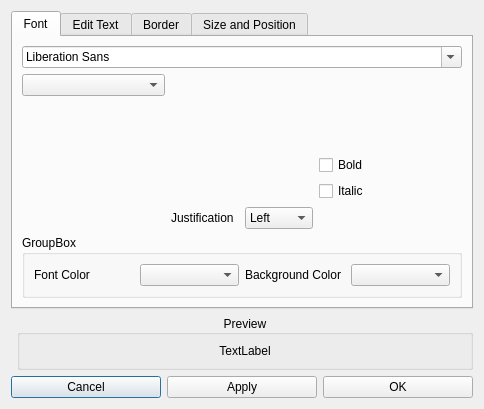
<?xml version="1.0" encoding="UTF-8"?>
<ui version="4.0">
 <class>PositionablePropertiesUtil</class>
 <widget class="QDialog" name="PositionablePropertiesUtil">
  <property name="geometry">
   <rect>
    <x>0</x>
    <y>0</y>
    <width>484</width>
    <height>409</height>
   </rect>
  </property>
  <property name="windowTitle">
   <string>Dialog</string>
  </property>
  <layout class="QFormLayout" name="formLayout_2">
   <property name="fieldGrowthPolicy">
    <enum>QFormLayout::AllNonFixedFieldsGrow</enum>
   </property>
   <item row="2" column="0" colspan="2">
    <layout class="QHBoxLayout" name="horizontalLayout_4">
     <item>
      <widget class="QPushButton" name="cancel">
       <property name="text">
        <string>Cancel</string>
       </property>
      </widget>
     </item>
     <item>
      <widget class="QPushButton" name="applyButton">
       <property name="text">
        <string>Apply</string>
       </property>
      </widget>
     </item>
     <item>
      <widget class="QPushButton" name="okButton">
       <property name="text">
        <string>OK</string>
       </property>
      </widget>
     </item>
    </layout>
   </item>
   <item row="0" column="0" colspan="2">
    <widget class="QTabWidget" name="tabWidget">
     <property name="currentIndex">
      <number>0</number>
     </property>
     <widget class="QWidget" name="tab">
      <attribute name="title">
       <string>Font</string>
      </attribute>
      <layout class="QGridLayout" name="gridLayout_2">
       <item row="1" column="0">
        <widget class="QComboBox" name="fontSizeField"/>
       </item>
       <item row="5" column="1">
        <layout class="QHBoxLayout" name="horizontalLayout_5">
         <item>
          <widget class="QLabel" name="label_9">
           <property name="text">
            <string>Justification</string>
           </property>
          </widget>
         </item>
         <item>
          <widget class="QComboBox" name="_justificationCombo">
           <item>
            <property name="text">
             <string>Left</string>
            </property>
           </item>
           <item>
            <property name="text">
             <string>Right</string>
            </property>
           </item>
           <item>
            <property name="text">
             <string>Center</string>
            </property>
           </item>
          </widget>
         </item>
        </layout>
       </item>
       <item row="3" column="2">
        <widget class="QCheckBox" name="bold">
         <property name="text">
          <string>Bold</string>
         </property>
        </widget>
       </item>
       <item row="0" column="0" colspan="3">
        <widget class="QFontComboBox" name="fontComboBox"/>
       </item>
       <item row="4" column="2">
        <widget class="QCheckBox" name="italic">
         <property name="text">
          <string>Italic</string>
         </property>
        </widget>
       </item>
       <item row="2" column="1">
        <widget class="QLabel" name="label_10">
         <property name="text">
          <string/>
         </property>
        </widget>
       </item>
       <item row="6" column="0" colspan="3">
        <widget class="QGroupBox" name="groupBox_2">
         <property name="title">
          <string>GroupBox</string>
         </property>
         <layout class="QHBoxLayout" name="horizontalLayout_7">
          <item>
           <layout class="QHBoxLayout" name="horizontalLayout_6">
            <item>
             <widget class="QLabel" name="lbFontColor">
              <property name="text">
               <string>Font Color</string>
              </property>
             </widget>
            </item>
            <item>
             <widget class="QComboBox" name="fontColor"/>
            </item>
            <item>
             <widget class="QLabel" name="lbBackgroundColor">
              <property name="text">
               <string>Background Color</string>
              </property>
             </widget>
            </item>
            <item>
             <widget class="QComboBox" name="backgroundColor"/>
            </item>
           </layout>
          </item>
         </layout>
        </widget>
       </item>
      </layout>
     </widget>
     <widget class="QWidget" name="tab_2">
      <attribute name="title">
       <string>Edit Text</string>
      </attribute>
      <widget class="QWidget" name="layoutWidget">
       <property name="geometry">
        <rect>
         <x>10</x>
         <y>20</y>
         <width>227</width>
         <height>29</height>
        </rect>
       </property>
       <layout class="QHBoxLayout" name="horizontalLayout_3">
        <item>
         <widget class="QLabel" name="label_4">
          <property name="text">
           <string>Text Value</string>
          </property>
         </widget>
        </item>
        <item>
         <widget class="QLineEdit" name="textField"/>
        </item>
       </layout>
      </widget>
     </widget>
     <widget class="QWidget" name="tab_3">
      <attribute name="title">
       <string>Border</string>
      </attribute>
      <layout class="QFormLayout" name="formLayout">
       <item row="0" column="0">
        <layout class="QHBoxLayout" name="horizontalLayout">
         <item>
          <widget class="QLabel" name="label">
           <property name="text">
            <string>Border Color</string>
           </property>
          </widget>
         </item>
         <item>
          <widget class="QComboBox" name="borderColorCombo"/>
         </item>
        </layout>
       </item>
       <item row="1" column="0">
        <widget class="QSplitter" name="splitter">
         <property name="orientation">
          <enum>Qt::Horizontal</enum>
         </property>
         <widget class="QLabel" name="label_2">
          <property name="text">
           <string>Border Size</string>
          </property>
         </widget>
         <widget class="QSpinBox" name="borderSize"/>
        </widget>
       </item>
       <item row="2" column="0">
        <layout class="QHBoxLayout" name="horizontalLayout_2">
         <item>
          <widget class="QLabel" name="label_3">
           <property name="text">
            <string>Margin Size</string>
           </property>
          </widget>
         </item>
         <item>
          <widget class="QSpinBox" name="marginSize"/>
         </item>
        </layout>
       </item>
      </layout>
     </widget>
     <widget class="QWidget" name="tab_4">
      <attribute name="title">
       <string>Size and Position</string>
      </attribute>
      <layout class="QGridLayout" name="gridLayout">
       <item row="3" column="1">
        <widget class="QSpinBox" name="height">
         <property name="minimum">
          <number>0</number>
         </property>
        </widget>
       </item>
       <item row="2" column="1">
        <widget class="QSpinBox" name="width">
         <property name="minimum">
          <number>0</number>
         </property>
        </widget>
       </item>
       <item row="2" column="0">
        <widget class="QLabel" name="label_7">
         <property name="text">
          <string>Width = </string>
         </property>
        </widget>
       </item>
       <item row="0" column="0">
        <widget class="QLabel" name="label_5">
         <property name="text">
          <string>x = </string>
         </property>
        </widget>
       </item>
       <item row="0" column="1">
        <widget class="QSpinBox" name="xPosition">
         <property name="maximum">
          <number>1000</number>
         </property>
        </widget>
       </item>
       <item row="1" column="0">
        <widget class="QLabel" name="label_6">
         <property name="text">
          <string>y= </string>
         </property>
        </widget>
       </item>
       <item row="1" column="1">
        <widget class="QSpinBox" name="yPosition">
         <property name="maximum">
          <number>1000</number>
         </property>
        </widget>
       </item>
       <item row="3" column="0">
        <widget class="QLabel" name="label_8">
         <property name="text">
          <string>Height = </string>
         </property>
        </widget>
       </item>
      </layout>
     </widget>
    </widget>
   </item>
   <item row="1" column="1">
    <widget class="QGroupBox" name="groupBox">
     <property name="title">
      <string>Preview</string>
     </property>
     <property name="alignment">
      <set>Qt::AlignCenter</set>
     </property>
     <layout class="QHBoxLayout" name="horizontalLayout_8">
      <item>
       <widget class="QLabel" name="tmp">
        <property name="text">
         <string>TextLabel</string>
        </property>
        <property name="alignment">
         <set>Qt::AlignCenter</set>
        </property>
       </widget>
      </item>
     </layout>
    </widget>
   </item>
  </layout>
 </widget>
 <resources/>
 <connections/>
</ui>
